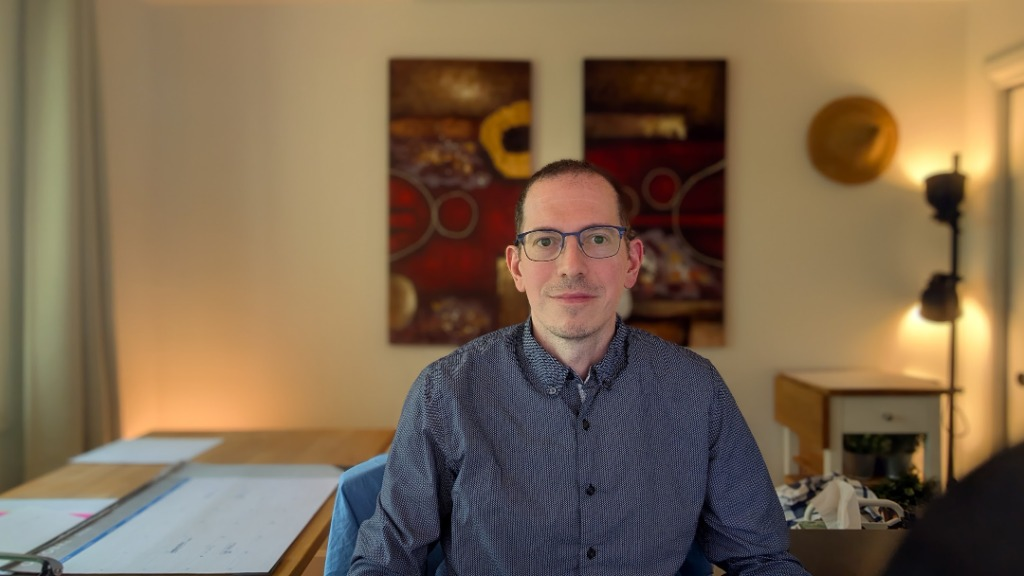
#> input picture src/assets/denis-ethier.png, 1024 x 576 px, found by its file name
$ python create_branded_thumbnail.py
#> lines starting #> are read from the running program, lines starting #| are printed output that depends on the picture
import os
import math
from PIL import Image, ImageDraw, ImageFont, ImageFilter, ImageEnhance

# Resolution 1920x1080 (HD 16:9)
W, H = 1920, 1080

# 1. Base Canvas - Very Dark Mouth/Gum Pink (Deep velvety mucosal burgundy/dark gum pink gradient)
canvas = Image.new("RGB", (W, H), (42, 10, 20))
c_draw = ImageDraw.Draw(canvas)

# Subtle rich gradient across left 2/3: from rich deep gum rose/burgundy to dark obsidian rose
for x in range(W):
    t = x / W
    # Deep mouth rose/gum pink: RGB(65, 14, 28) to deep dark plum/rose RGB(32, 8, 16)
    r = int(68 - t * 30)
    g = int(14 - t * 6)
    b = int(28 - t * 12)
    c_draw.line([(x, 0), (x, H)], fill=(r, g, b))

# 2. Denis Photo - Right 1/3 (width 720px, x = 1200 to 1920)
denis_img = Image.open("src/assets/denis-ethier.png").convert("RGBA")

# Enhance portrait
enhancer = ImageEnhance.Contrast(denis_img)
denis_img = enhancer.enhance(1.12)
enhancer = ImageEnhance.Color(denis_img)
denis_img = enhancer.enhance(1.08)
enhancer = ImageEnhance.Sharpness(denis_img)
denis_img = enhancer.enhance(1.20)

# Scale Denis to fill full height
scale = H / denis_img.height
dw = int(denis_img.width * scale)
dh = int(denis_img.height * scale)
denis_scaled = denis_img.resize((dw, dh), Image.Resampling.LANCZOS)

denis_panel_w = 720
denis_x_start = W - denis_panel_w  # 1200

crop_left = int(dw * 0.32)
crop_right = crop_left + denis_panel_w
if crop_right > dw:
    crop_right = dw
    crop_left = max(0, crop_right - denis_panel_w)

denis_cropped = denis_scaled.crop((crop_left, 0, crop_right, H))
canvas.paste(denis_cropped.convert("RGB"), (denis_x_start, 0))

# 3. Hard Cut Divider line with subtle pink/rose glowing accent
divider_x = denis_x_start
draw = ImageDraw.Draw(canvas)
draw.line([(divider_x, 0), (divider_x, H)], fill=(244, 114, 182), width=4) # Rose/pink accent line

# Subtle shadow to the left of the divider
shadow_overlay = Image.new("RGBA", (W, H), (0, 0, 0, 0))
#> shadow_overlay: PIL image 1920x1080 RGBA; every value is 0
sh_draw = ImageDraw.Draw(shadow_overlay)
for i in range(30):
    alpha = int(190 * (1.0 - i / 30))
    sh_draw.line([(divider_x - i, 0), (divider_x - i, H)], fill=(15, 5, 8, alpha))
canvas = Image.alpha_composite(canvas.convert("RGBA"), shadow_overlay).convert("RGB")

# 4. Fonts - Figtree Brand Font
font_figtree_path = "scratch/fonts/Figtree-Variable.ttf"
font_title1 = ImageFont.truetype(font_figtree_path, 72)
font_title2 = ImageFont.truetype(font_figtree_path, 66)
font_axis = ImageFont.truetype(font_figtree_path, 24)
font_hump = ImageFont.truetype(font_figtree_path, 26)

# 5. Build the Clean Minimal Graph with Wave Humps and Annotations (Alcohol, Coffee, Blueberries)
gw, gh = 980, 500
# Dark gum/mouth tinted card background
graph_img = Image.new("RGBA", (gw, gh), (26, 8, 16, 250))
gdraw = ImageDraw.Draw(graph_img)

# Horizontal grid lines
for y_val, label in [(75, "10"), (165, "8"), (255, "5"), (345, "2"), (420, "0")]:
    line_color = (244, 63, 94, 90) if label == "10" else (251, 146, 60, 90) if label == "5" else (255, 255, 255, 35)
    gdraw.line([(70, y_val), (gw - 40, y_val)], fill=line_color, width=2)
    gdraw.text((25, y_val - 14), label, font=font_axis, fill=(226, 232, 240))

# Cyan glowing wave curve
points = []
num_pts = 300
start_x = 75
end_x = gw - 45
width_x = end_x - start_x

for i in range(num_pts):
    t = i / (num_pts - 1)
    px = start_x + t * width_x
    cycle = t * 3.0 * math.pi * 2
    val = (math.sin(cycle - math.pi/2) + 1) / 2
    py = 350 - (val ** 1.8) * 95 # peaks at 255 (pain 5) and drops to 350 (pain 2)
    points.append((px, py))

# Glow effect
glow_img = Image.new("RGBA", (gw, gh), (0, 0, 0, 0))
#> glow_img: PIL image 980x500 RGBA; every value is 0
glow_draw = ImageDraw.Draw(glow_img)
for i in range(len(points) - 1):
    glow_draw.line([points[i], points[i+1]], fill=(6, 182, 212, 130), width=16)
glow_blurred = glow_img.filter(ImageFilter.GaussianBlur(10))
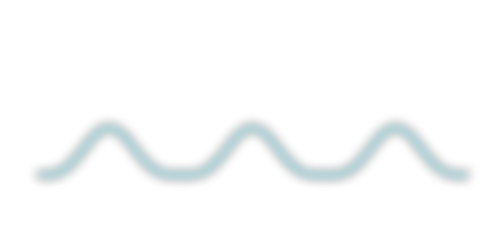
#> glow_blurred: PIL image 980x500 RGBA (shown at 1/2 size); mean R, G, B, A 0.2, 6.3, 7.4, 4.5; transparent parts drawn white
graph_img = Image.alpha_composite(graph_img, glow_blurred)
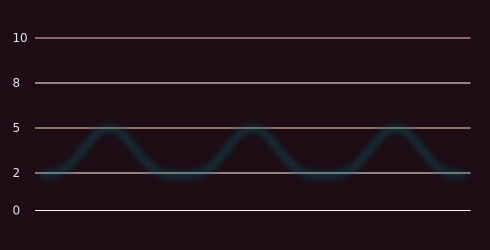
#> graph_img: PIL image 980x500 RGBA (shown at 1/2 size); mean R, G, B, A 29.4, 12.4, 20.2, 246.8; transparent parts drawn white

# Crisp solid cyan wave
gdraw = ImageDraw.Draw(graph_img)
for i in range(len(points) - 1):
    gdraw.line([points[i], points[i+1]], fill=(56, 189, 248, 255), width=5)

# Calculate Hump peak positions for 3 cycles:
# Cycle 1 peak is at t = 1/6 (t = 0.1667)
# Cycle 2 peak is at t = 3/6 (t = 0.5000)
# Cycle 3 peak is at t = 5/6 (t = 0.8333)
hump_data = [
    (0.1667, "Alcohol", (251, 146, 60)),     # Orange/Amber
    (0.5000, "Coffee", (244, 63, 94)),      # Rose/Red
    (0.8333, "Blueberries", (168, 85, 247)) # Purple/Violet
]

for t_hump, text_hump, color_hump in hump_data:
    hx = start_x + t_hump * width_x
    hy = 255 # peak Y

    # Label on top of hump
    # Measure text width
    bbox = gdraw.textbbox((0, 0), text_hump, font=font_hump)
    tw_h = bbox[2] - bbox[0]
    tx = hx - tw_h / 2
    ty = hy - 95

    # Draw pill container for label
    gdraw.rounded_rectangle(
        [(tx - 12, ty - 6), (tx + tw_h + 12, ty + 30)],
        radius=8,
        fill=(15, 5, 10, 230),
        outline=color_hump,
        width=2
    )
    gdraw.text((tx, ty), text_hump, font=font_hump, fill=(255, 255, 255))

    # Small vertical arrow pointing down to peak
    arrow_top_y = ty + 34
    arrow_tip_y = hy - 14
    gdraw.line([(hx, arrow_top_y), (hx, arrow_tip_y)], fill=color_hump, width=3)
    # Arrowhead
    gdraw.polygon([
        (hx, arrow_tip_y + 4),
        (hx - 6, arrow_tip_y - 6),
        (hx + 6, arrow_tip_y - 6)
    ], fill=color_hump)
#> this loop made 3 passes
#> (bbox, tw_h, tx) on passes 1 to 3: ((0, 5, 95, 25), 95, 170.9), ((0, 5, 84, 25), 84, 463), ((0, 5, 148, 25), 148, 717.6)

# Card border with rounded corners
border_img = Image.new("RGBA", (gw, gh), (0, 0, 0, 0))
bdraw = ImageDraw.Draw(border_img)
bdraw.rounded_rectangle([(0, 0), (gw - 1, gh - 1)], radius=22, outline=(244, 114, 182, 180), width=3)
graph_card = Image.alpha_composite(graph_img, border_img)

# 6. Rotate Graph Card by +3.5 degrees (Opposite side angle!)
OPPOSITE_ANGLE = 3.5
graph_rotated = graph_card.rotate(OPPOSITE_ANGLE, resample=Image.Resampling.BICUBIC, expand=True)
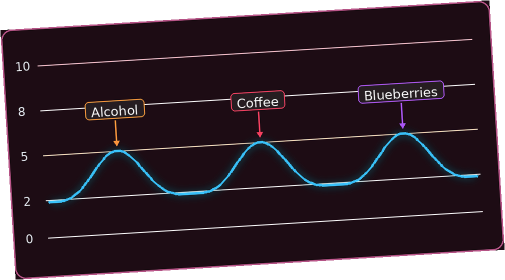
#> graph_rotated: PIL image 1010x560 RGBA (shown at 1/2 size); mean R, G, B, A 27.3, 13.2, 21, 213.8; transparent parts drawn white

# Generate drop shadow
shadow_pad = 40
shadow_size = (graph_rotated.width + shadow_pad * 2, graph_rotated.height + shadow_pad * 2)
shadow_img = Image.new("RGBA", shadow_size, (0, 0, 0, 0))
#> shadow_img: PIL image 1090x640 RGBA; every value is 0
card_mask = graph_rotated.split()[3]
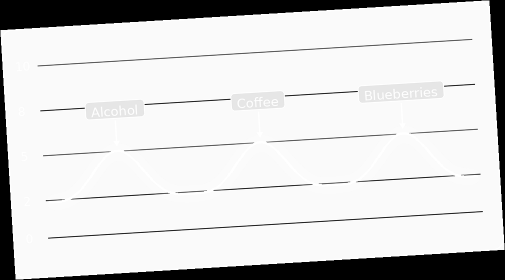
#> card_mask: PIL image 1010x560 L (shown at 1/2 size); min 0, max 255, mean 213.8
shadow_img.paste((0, 0, 0, 200), (shadow_pad + 10, shadow_pad + 20), card_mask)
shadow_blurred = shadow_img.filter(ImageFilter.GaussianBlur(24))
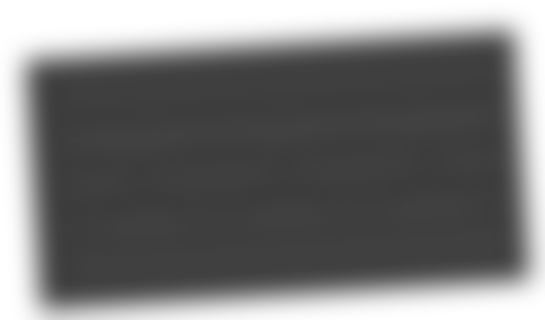
#> shadow_blurred: PIL image 1090x640 RGBA (shown at 1/2 size); mean R, G, B, A 0, 0, 0, 135.7; transparent parts drawn white

# Paste drop shadow and rotated graph card on left 2/3 of canvas
card_paste_x = 75
card_paste_y = 440
canvas.paste(shadow_blurred, (card_paste_x - shadow_pad, card_paste_y - shadow_pad), shadow_blurred)
canvas.paste(graph_rotated, (card_paste_x, card_paste_y), graph_rotated)

# 7. Render Dynamic Title Angled on Opposite Side (+3.5 deg)
# Title Text (First Letter Caps, not all caps):
# Line 1: Burning Mouth Syndrome
# Line 2: & the Carnivore Yo-Yo
tw, th = 1100, 300
title_layer = Image.new("RGBA", (tw, th), (0, 0, 0, 0))
#> title_layer: PIL image 1100x300 RGBA; every value is 0
tdraw = ImageDraw.Draw(title_layer)

# Text shadow and first-letter caps
tdraw.text((6, 14), "Burning Mouth Syndrome", font=font_title1, fill=(0, 0, 0, 240))
tdraw.text((0, 8), "Burning Mouth Syndrome", font=font_title1, fill=(255, 255, 255, 255))

tdraw.text((6, 106), "& the Carnivore Yo-Yo", font=font_title2, fill=(0, 0, 0, 240))
tdraw.text((0, 100), "& the Carnivore Yo-Yo", font=font_title2, fill=(251, 146, 60, 255)) # Warm Amber/Peach

# Rotate title layer (+3.5 degrees)
title_rotated = title_layer.rotate(OPPOSITE_ANGLE, resample=Image.Resampling.BICUBIC, expand=True)
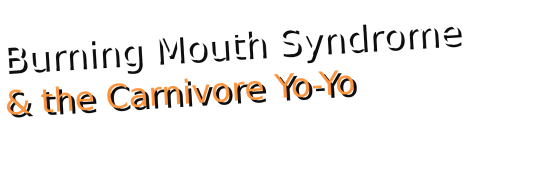
#> title_rotated: PIL image 1118x368 RGBA (shown at 1/2 size); mean R, G, B, A 15.9, 13.3, 11.1, 24; transparent parts drawn white

# Paste rotated title onto canvas
title_x = 75
title_y = 70
canvas.paste(title_rotated, (title_x, title_y), title_rotated)
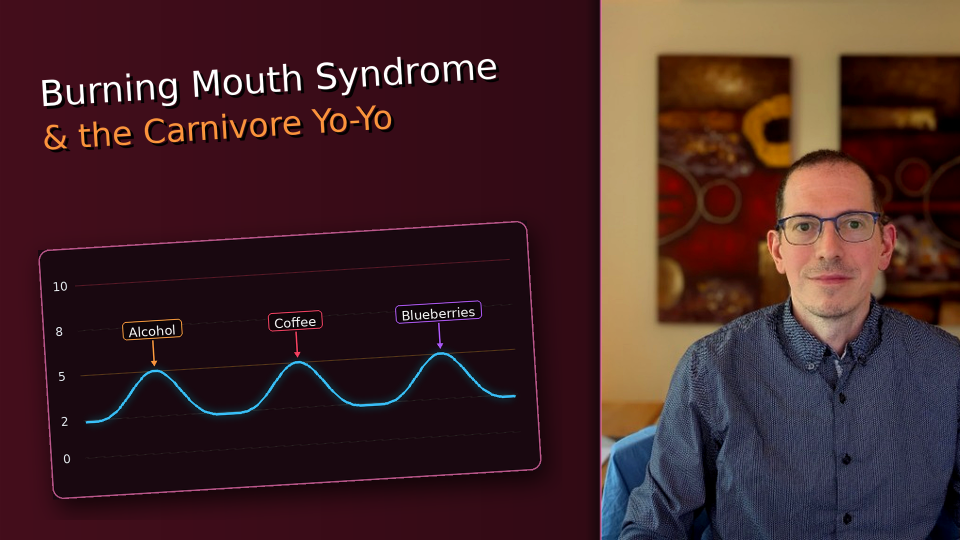
#> canvas: PIL image 1920x1080 RGB (shown at 1/2 size); mean R, G, B 66.4, 36.9, 38.8

# Save final thumbnail
canvas.save("public/bms-carnivore-yoyo-thumbnail.jpg", "JPEG", quality=96)
print("Saved branded Figtree thumbnail successfully!")

$ run again, with src/assets/breathing-visual.png copied over src/assets/denis-ethier.png
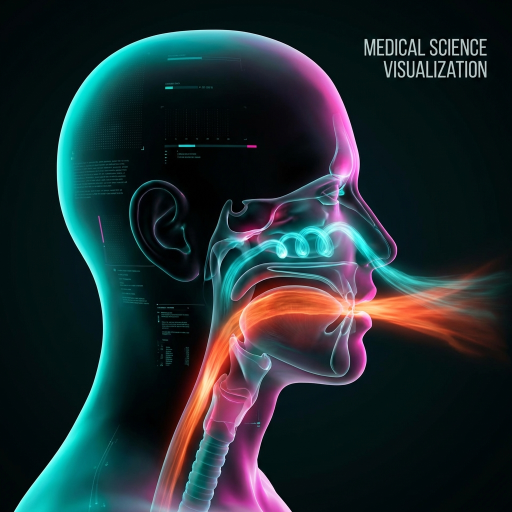
#> input picture src/assets/breathing-visual.png, 1024 x 1024 px, found by its file name (shown at 1/2 size)
#> `canvas.paste(denis_cropped.convert("RGB"), (denis_x_start, 0))`:
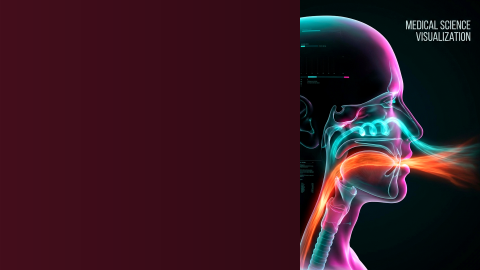
#> canvas: PIL image 1920x1080 RGB (shown at 1/4 size); mean R, G, B 53.1, 23.4, 33.3
#> shadow_overlay: PIL image 1920x1080 RGBA; every value is 0
#> glow_img: PIL image 980x500 RGBA; every value is 0
#> the loop `for t_hump, text_hump, color_hump in hump_data:` made 3 passes
#> (bbox, tw_h, tx) on passes 1 to 3: ((0, 5, 95, 25), 95, 170.9), ((0, 5, 84, 25), 84, 463), ((0, 5, 148, 25), 148, 717.6)
#> title_layer: PIL image 1100x300 RGBA; every value is 0
#> `canvas.paste(title_rotated, (title_x, title_y), title_rotated)`:
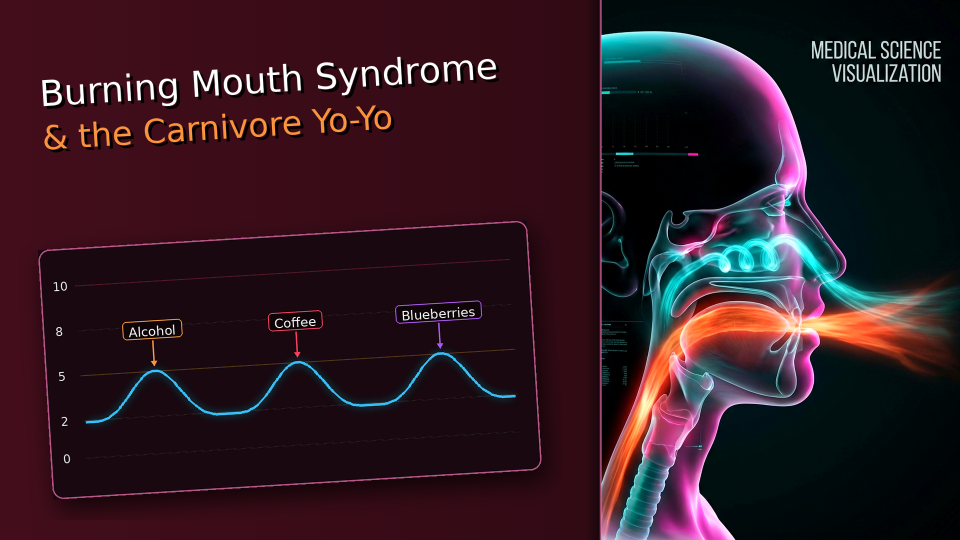
#> canvas: PIL image 1920x1080 RGB (shown at 1/2 size); mean R, G, B 47.3, 25.8, 34.3

$ run again, with src/assets/hd-yt-thumbnail.png copied over src/assets/denis-ethier.png
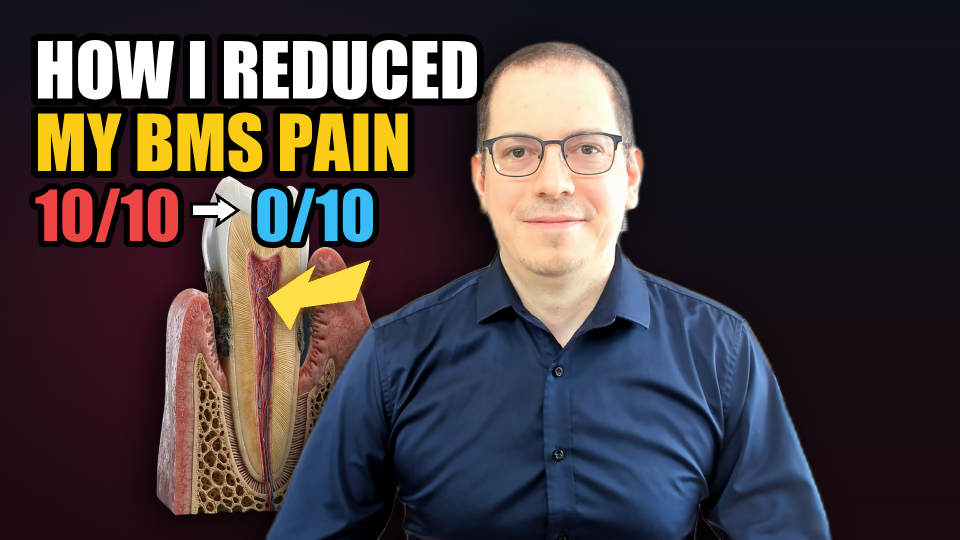
#> input picture src/assets/hd-yt-thumbnail.png, 1920 x 1080 px, found by its file name (shown at 1/2 size)
#> `canvas.paste(denis_cropped.convert("RGB"), (denis_x_start, 0))`:
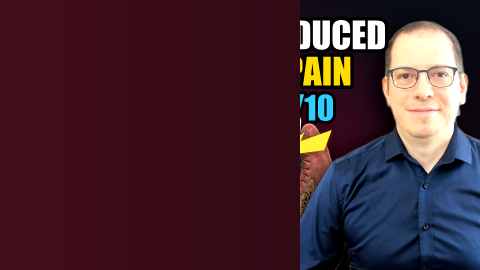
#> canvas: PIL image 1920x1080 RGB (shown at 1/4 size); mean R, G, B 67.5, 38.2, 47.8
#> shadow_overlay: PIL image 1920x1080 RGBA; every value is 0
#> glow_img: PIL image 980x500 RGBA; every value is 0
#> the loop `for t_hump, text_hump, color_hump in hump_data:` made 3 passes
#> (bbox, tw_h, tx) on passes 1 to 3: ((0, 5, 95, 25), 95, 170.9), ((0, 5, 84, 25), 84, 463), ((0, 5, 148, 25), 148, 717.6)
#> title_layer: PIL image 1100x300 RGBA; every value is 0
#> `canvas.paste(title_rotated, (title_x, title_y), title_rotated)`:
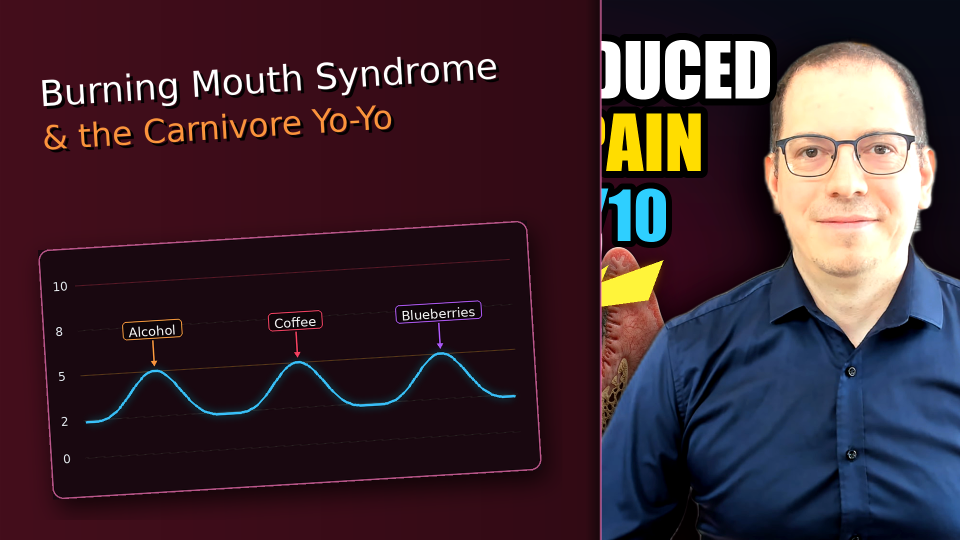
#> canvas: PIL image 1920x1080 RGB (shown at 1/2 size); mean R, G, B 61.6, 40.6, 48.8
